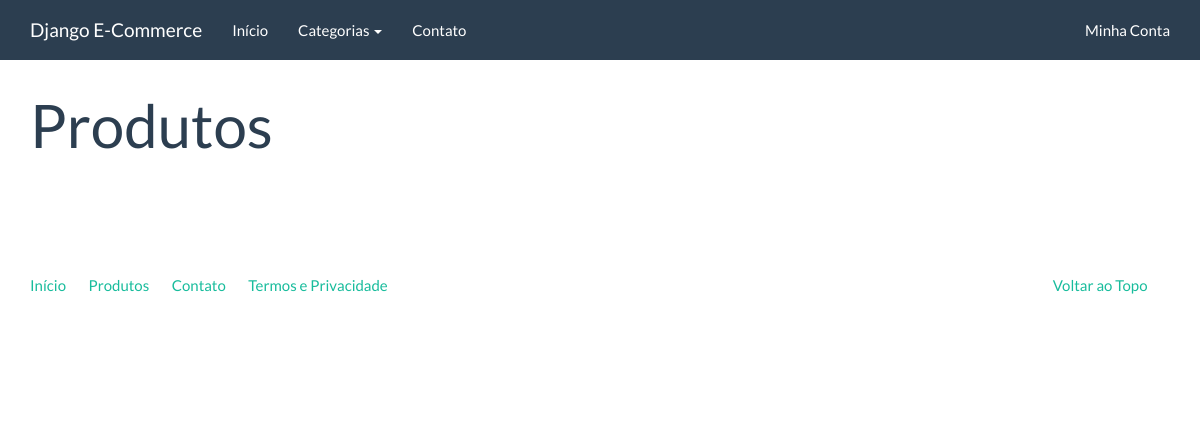
Page /produtos/ on the earlier database version.
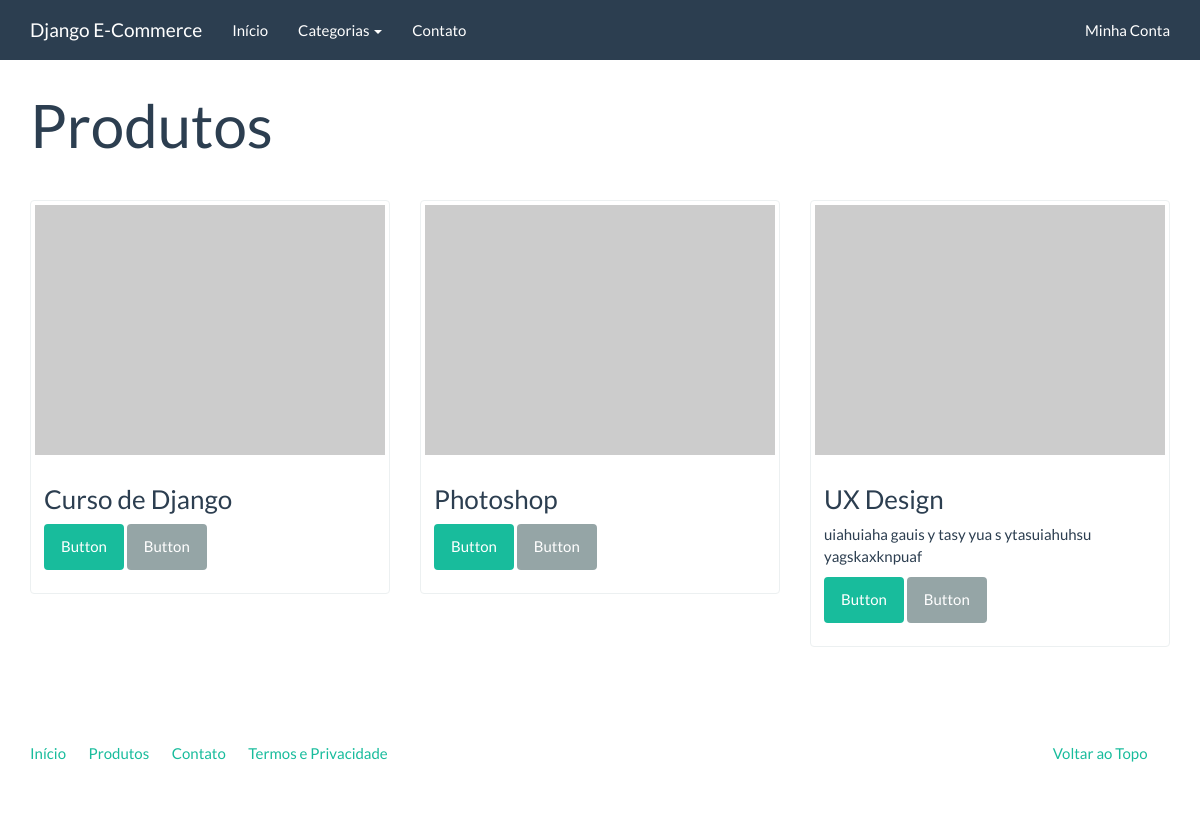
Same page on the later database version.
### catalog/models.py (models this page shows)
class Product(models.Model):
    name = models.CharField('Nome', max_length=100)
    slug = models.SlugField('Identificador', max_length=100)
    category = models.ForeignKey('catalog.Category', on_delete=models.PROTECT, verbose_name='Categoria')
    description = models.TextField('Descrição', blank=True)
    price = models.DecimalField('Preço', decimal_places=2, max_digits=8)
    created = models.DateTimeField('Criado em', auto_now_add=True)
    modified = models.DateTimeField('Modificado em', auto_now=True)
    class Meta:
        verbose_name = 'Produto'
        verbose_name_plural = 'Produtos'
        ordering = ['name']
    def __str__(self):
        return self.name

### catalog/views.py (the view)
# urls.py: path('', views.product_list, name='product_list'),
def product_list(request):
    context = {
        'products_list': Product.objects.all()
    }
    return render(request, 'catalog/product_list.html', context)

### catalog/context_processors.py (called while the page is built)
def categories(request):
    return {
        'categories': Category.objects.all()
    }

### catalog/templates/catalog/product_list.html (shortened to what this page needs)
{% extends "base.html" %}
{% block container %}
		<div class="page-header">
			<h1>Produtos</h1>
		</div>
		<div class="row">
			{% for product in products_list %}
				<div class="col-sm-6 col-md-4">
				<div class="thumbnail">
					<a href="#">
						<img src="http://placehold.it/350x250" alt="" />
					</a>
					<div class="caption">
						<h3>{{product}}</h3>
						{{product.description|linebreaks}}
						<p><a href="#" class="btn btn-success" role="button">Button</a>
						<a href="#" class="btn btn-default" role="button">Button</a></p>
					</div>
				</div>
			</div>
			{% endfor %}
		</div>
{% endblock %}

### core/templates/base.html (shortened to what this page needs)
<!DOCTYPE html>
{% load static %}
<html lang="en">
<head>
	<link rel="stylesheet" href="{% static 'assets/bootstrap.min.css' %}" media="screen" />
	<link rel="stylesheet" href="{% static 'assets/custom.min.css' %}" media="screen" />
</head>
<body>
    <div class="navbar navbar-default navbar-fixed-top">
      <div class="container">
        <div class="navbar-header">
          <a href="" class="navbar-brand">Django E-Commerce</a>
        </div>
        <div class="navbar-collapse collapse" id="navbar-main">
          <ul class="nav navbar-nav">
            <li>
              <a href="{% url 'index' %}">Início</a>
            </li>
            <li class="dropdown">
              <a class="dropdown-toggle" data-toggle="dropdown" href="{% url 'catalog:product_list' %}" id="download">Categorias <span class="caret"></span></a>
            </li>
			<li>
				<a href="{% url 'contact' %}">Contato</a>
			</li>
          </ul>
          <ul class="nav navbar-nav navbar-right">
            <li><a href="#">Minha Conta</a></li>
          </ul>
        </div>
      </div>
    </div>
    <div class="container">
        {% block container%}
        {% endblock %}
		<footer>
			<div class="row">
			  <div class="col-lg-12">
			    <ul class="list-unstyled">
			      <li class="pull-right"><a href="#top">Voltar ao Topo</a></li>
			      <li><a href="">Início</a></li>
			      <li><a href="">Produtos</a></li>
			      <li><a href="">Contato</a></li>
			      <li><a href="">Termos e Privacidade</a></li>
			    </ul>
			  </div>
			</div>
		</footer>
	</div>
</body>
</html>

Differences in the rows shown:
added Product: name "Curso de Django"
added Product: name "Photoshop"
added Product: name "UX Design", description "uiahuiaha gauis y tasy yua s ytasuiahuhsu yagskaxknpuaf"
